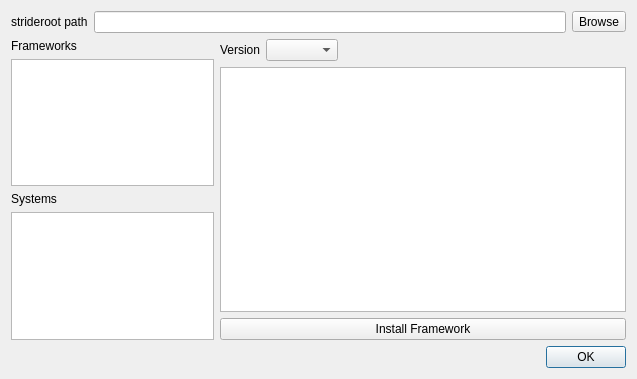
<?xml version="1.0" encoding="UTF-8"?>
<ui version="4.0">
 <class>StriderootManagementDialog</class>
 <widget class="QDialog" name="StriderootManagementDialog">
  <property name="geometry">
   <rect>
    <x>0</x>
    <y>0</y>
    <width>637</width>
    <height>379</height>
   </rect>
  </property>
  <property name="windowTitle">
   <string>Dialog</string>
  </property>
  <layout class="QGridLayout" name="gridLayout">
   <item row="0" column="0" colspan="3">
    <layout class="QHBoxLayout" name="horizontalLayout_3">
     <item>
      <widget class="QLabel" name="label_3">
       <property name="text">
        <string>strideroot path</string>
       </property>
      </widget>
     </item>
     <item>
      <widget class="QLineEdit" name="strideRootLineEdit"/>
     </item>
     <item>
      <widget class="QToolButton" name="striderootBrowseButton">
       <property name="text">
        <string>Browse</string>
       </property>
      </widget>
     </item>
    </layout>
   </item>
   <item row="1" column="0" colspan="3">
    <layout class="QHBoxLayout" name="horizontalLayout_2" stretch="1,2">
     <item>
      <layout class="QVBoxLayout" name="verticalLayout_2">
       <property name="sizeConstraint">
        <enum>QLayout::SetNoConstraint</enum>
       </property>
       <item>
        <widget class="QLabel" name="label_2">
         <property name="text">
          <string>Frameworks</string>
         </property>
        </widget>
       </item>
       <item>
        <widget class="QTreeWidget" name="elementTree">
         <attribute name="headerVisible">
          <bool>false</bool>
         </attribute>
         <column>
          <property name="text">
           <string notr="true">1</string>
          </property>
         </column>
        </widget>
       </item>
       <item>
        <widget class="QLabel" name="label_4">
         <property name="text">
          <string>Systems</string>
         </property>
        </widget>
       </item>
       <item>
        <widget class="QTreeWidget" name="systemTreeWidget">
         <attribute name="headerVisible">
          <bool>false</bool>
         </attribute>
         <column>
          <property name="text">
           <string notr="true">1</string>
          </property>
         </column>
        </widget>
       </item>
      </layout>
     </item>
     <item>
      <layout class="QVBoxLayout" name="verticalLayout">
       <item>
        <layout class="QHBoxLayout" name="horizontalLayout">
         <item>
          <widget class="QLabel" name="label">
           <property name="text">
            <string>Version</string>
           </property>
          </widget>
         </item>
         <item>
          <widget class="QComboBox" name="versionComboBox"/>
         </item>
         <item>
          <spacer name="horizontalSpacer">
           <property name="orientation">
            <enum>Qt::Horizontal</enum>
           </property>
           <property name="sizeHint" stdset="0">
            <size>
             <width>40</width>
             <height>20</height>
            </size>
           </property>
          </spacer>
         </item>
        </layout>
       </item>
       <item>
        <widget class="QTextEdit" name="detailsText"/>
       </item>
       <item>
        <widget class="QPushButton" name="installButton">
         <property name="text">
          <string>Install Framework</string>
         </property>
        </widget>
       </item>
      </layout>
     </item>
    </layout>
   </item>
   <item row="3" column="0" colspan="3">
    <widget class="QDialogButtonBox" name="buttonBox">
     <property name="orientation">
      <enum>Qt::Horizontal</enum>
     </property>
     <property name="standardButtons">
      <set>QDialogButtonBox::Ok</set>
     </property>
    </widget>
   </item>
  </layout>
  <action name="actionInstall">
   <property name="text">
    <string>Install</string>
   </property>
  </action>
 </widget>
 <resources/>
 <connections>
  <connection>
   <sender>buttonBox</sender>
   <signal>accepted()</signal>
   <receiver>StriderootManagementDialog</receiver>
   <slot>accept()</slot>
   <hints>
    <hint type="sourcelabel">
     <x>224</x>
     <y>278</y>
    </hint>
    <hint type="destinationlabel">
     <x>157</x>
     <y>274</y>
    </hint>
   </hints>
  </connection>
  <connection>
   <sender>buttonBox</sender>
   <signal>rejected()</signal>
   <receiver>StriderootManagementDialog</receiver>
   <slot>reject()</slot>
   <hints>
    <hint type="sourcelabel">
     <x>292</x>
     <y>284</y>
    </hint>
    <hint type="destinationlabel">
     <x>286</x>
     <y>274</y>
    </hint>
   </hints>
  </connection>
  <connection>
   <sender>installButton</sender>
   <signal>clicked()</signal>
   <receiver>actionInstall</receiver>
   <slot>trigger()</slot>
   <hints>
    <hint type="sourcelabel">
     <x>292</x>
     <y>230</y>
    </hint>
    <hint type="destinationlabel">
     <x>-1</x>
     <y>-1</y>
    </hint>
   </hints>
  </connection>
 </connections>
</ui>
